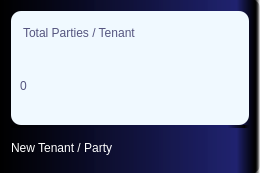
        <widget class="QFrame" name="frame_5">
         <property name="sizePolicy">
          <sizepolicy hsizetype="Expanding" vsizetype="Preferred">
           <horstretch>0</horstretch>
           <verstretch>0</verstretch>
          </sizepolicy>
         </property>
         <property name="minimumSize">
          <size>
           <width>260</width>
           <height>170</height>
          </size>
         </property>
         <property name="styleSheet">
          <string notr="true">QFrame{
	background-color: qlineargradient(spread:pad, x1:0, y1:0, x2:1, y2:0, stop:0 rgba(0, 0, 0, 255), stop:0.909091 rgba(29, 32, 110, 226), stop:0.98 rgba(0, 0, 0, 255), stop:1 rgba(0, 0, 0, 0));


border-radius:8px;
border:none;
padding:0px;
padding-bottom:5px;
}</string>
         </property>
         <property name="frameShape">
          <enum>QFrame::StyledPanel</enum>
         </property>
         <property name="frameShadow">
          <enum>QFrame::Raised</enum>
         </property>
         <layout class="QGridLayout" name="gridLayout_4">
          <property name="bottomMargin">
           <number>0</number>
          </property>
          <property name="horizontalSpacing">
           <number>6</number>
          </property>
          <property name="verticalSpacing">
           <number>0</number>
          </property>
          <item row="11" column="0" colspan="3" alignment="Qt::AlignBottom">
           <widget class="QLabel" name="label_14">
            <property name="minimumSize">
             <size>
              <width>0</width>
              <height>40</height>
             </size>
            </property>
            <property name="styleSheet">
             <string notr="true">font: 10pt &quot;Arial Rounded MT Bold&quot;;
color: white;
border:none;
background:none;
padding:0px;
</string>
            </property>
            <property name="text">
             <string>New Tenant / Party</string>
            </property>
           </widget>
          </item>
          <item row="11" column="3" alignment="Qt::AlignRight">
           <widget class="QPushButton" name="pushButton_12">
            <property name="minimumSize">
             <size>
              <width>40</width>
              <height>40</height>
             </size>
            </property>
            <property name="styleSheet">
             <string notr="true">border:none;</string>
            </property>
            <property name="text">
             <string/>
            </property>
            <property name="icon">
             <iconset>
              <normaloff>../contra_new/Icons/add-icon--icon-search-engine-1.png</normaloff>../contra_new/Icons/add-icon--icon-search-engine-1.png</iconset>
            </property>
            <property name="iconSize">
             <size>
              <width>32</width>
              <height>32</height>
             </size>
            </property>
            <property name="flat">
             <bool>true</bool>
            </property>
           </widget>
          </item>
          <item row="10" column="0" colspan="4">
           <widget class="Line" name="line_2">
            <property name="orientation">
             <enum>Qt::Horizontal</enum>
            </property>
           </widget>
          </item>
          <item row="0" column="0" colspan="4">
           <widget class="QFrame" name="frame_13">
            <property name="minimumSize">
             <size>
              <width>80</width>
              <height>60</height>
             </size>
            </property>
            <property name="styleSheet">
             <string notr="true">
background-color:rgb(240, 249, 255);
border-radius:10px;
</string>
            </property>
            <property name="frameShape">
             <enum>QFrame::Box</enum>
            </property>
            <property name="frameShadow">
             <enum>QFrame::Plain</enum>
            </property>
            <property name="lineWidth">
             <number>0</number>
            </property>
            <layout class="QVBoxLayout" name="verticalLayout_4">
             <item>
              <widget class="QLabel" name="label_12">
               <property name="minimumSize">
                <size>
                 <width>0</width>
                 <height>30</height>
                </size>
               </property>
               <property name="maximumSize">
                <size>
                 <width>16777215</width>
                 <height>40</height>
                </size>
               </property>
               <property name="styleSheet">
                <string notr="true">font: 87 14pt &quot;Arial Black&quot;;
border:none;
background:none;
color: rgb(85, 85, 127);
</string>
               </property>
               <property name="text">
                <string>Total Parties / Tenant</string>
               </property>
              </widget>
             </item>
             <item>
              <widget class="QLabel" name="label_13">
               <property name="minimumSize">
                <size>
                 <width>0</width>
                 <height>55</height>
                </size>
               </property>
               <property name="maximumSize">
                <size>
                 <width>16777215</width>
                 <height>50</height>
                </size>
               </property>
               <property name="styleSheet">
                <string notr="true">color: rgb(85, 85, 127);
font: 30pt &quot;MS Mincho&quot;;
border:none;
background:none;
padding:0px;
margin:0px;</string>
               </property>
               <property name="text">
                <string>0</string>
               </property>
               <property name="alignment">
                <set>Qt::AlignLeading|Qt::AlignLeft|Qt::AlignVCenter</set>
               </property>
              </widget>
             </item>
            </layout>
           </widget>
          </item>
         </layout>
        </widget>
